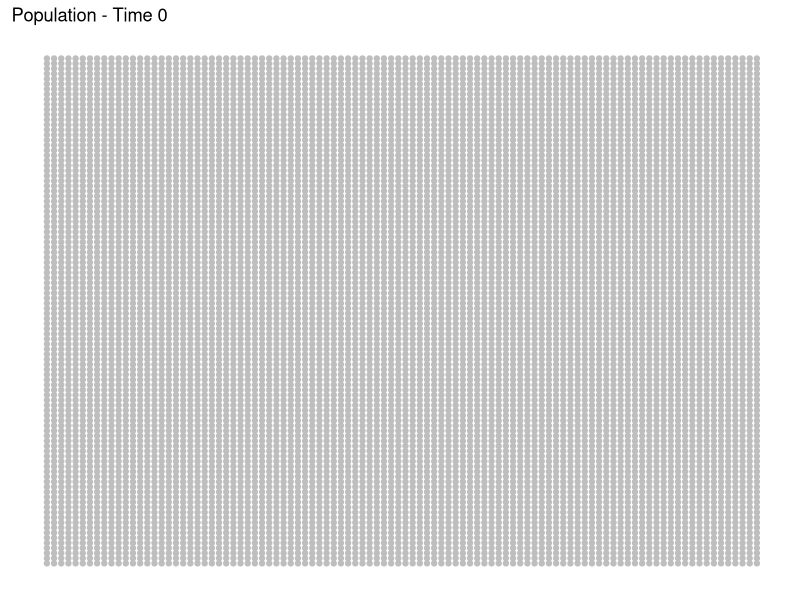
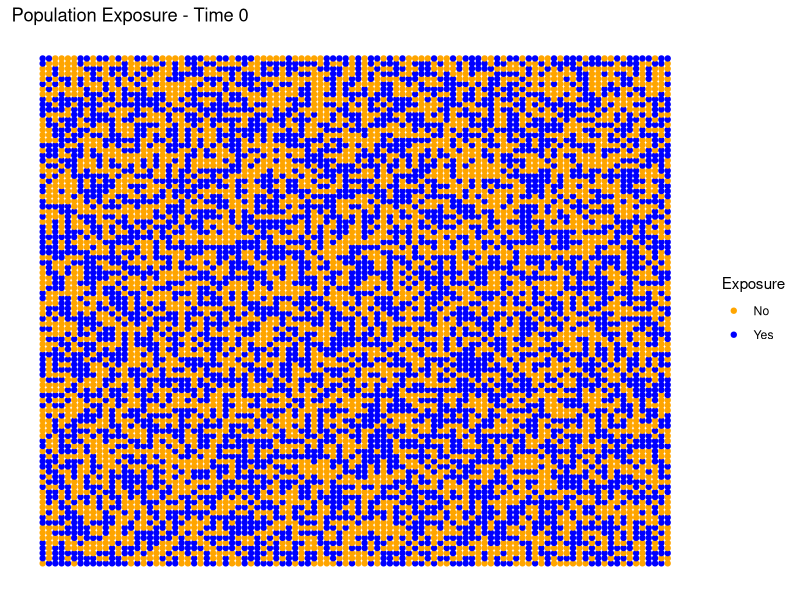
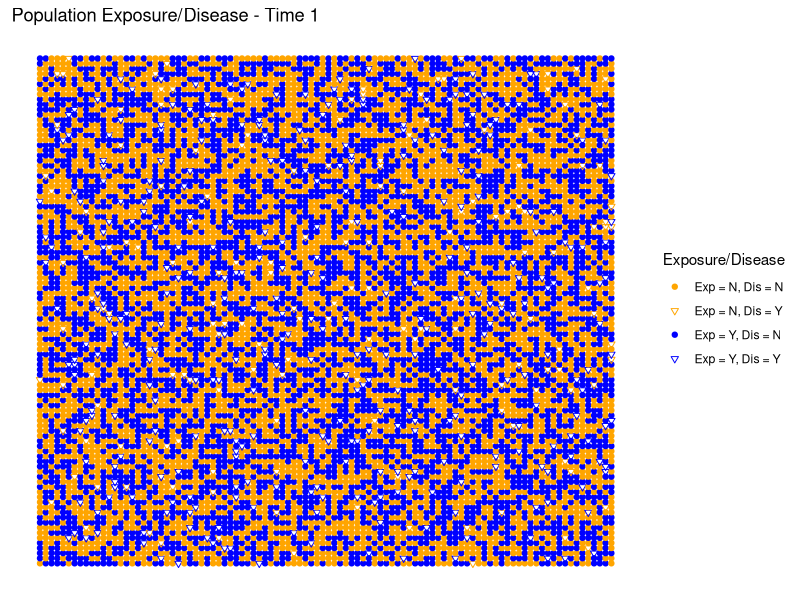

Write R code to recreate these figures, in order.
## ---- chunk 1
# tidyverse package contains dplyr and ggplot packages 
library(tidyverse) 
# broom package allows for easy output of coefficients from models
library(broom)
# setting a seed for simulations so they turn out the same each time
set.seed(987)
## ---- chunk 2
# simulation population data ----
pop_data <- data_frame(x = rep(seq(from = 1, to = 100, by =1), 100)) %>% 
  arrange(x) %>%  # sort x by ascending values
  cbind(y = rep(seq(from = 1, to = 100, by =1), 100)) 
## ---- chunk 3
# plot of population at time 0 ----
ggplot(pop_data, aes(x=x, y=y)) +
  geom_point(color = "grey") +
  # title at time 0
  ggtitle("Population - Time 0") +
  theme(panel.background = element_rect("white"),
        axis.line = element_blank(),
        axis.text = element_blank(),
        axis.title = element_blank(),
        axis.ticks = element_blank())

## ---- chunk 4
pop_data <- pop_data %>% 
  # create randomly assigned proportion of disease
  mutate(exposure = rbinom(10000, size = 1, prob = 0.5),
         exp_yn = ifelse(exposure == 1, "Yes", "No"))
## ---- chunk 5
xtabs(~ exp_yn, pop_data) # cross tabs of exposure
mean(pop_data$exposure) # proportion of exposed in source pop
## ---- chunk 6
# plot of exposure at time 0 ----
ggplot(pop_data, aes(x=x, y=y, color = exp_yn)) +
  geom_point() +
  scale_color_manual(guide = guide_legend("Exposure"), 
                     values = c("orange", "blue")) +
  # title at time 0
  ggtitle("Population Exposure - Time 0") +
  theme(panel.background = element_rect("white"),
        axis.line = element_blank(),
        axis.text = element_blank(),
        axis.title = element_blank(),
        axis.ticks = element_blank())
## ---- chunk 7
# finding the formula of the baseline disease probability I want
#1/(1+exp(-(-3.6 + 0.69))) 
# logit relationship between dis and exp
logit_form = -3.33 + 0.69*pop_data$exposure # linear combination with a bias
# define probability of disease given formula
pr = 1/(1+exp(-logit_form))   

# simulate disease
pop_data <- pop_data %>% 
  cbind(disease = rbinom(10000, size = 1, prob = pr)) %>% 
  mutate(dis_yn = ifelse(disease == 1, "Yes", "No"),
         # make 4 category exposure/disease variable
         exp_dis = as.factor(
                   ifelse(exposure == 0 & disease == 0, "Exp = N, Dis = N",
                   ifelse(exposure == 0 & disease == 1, "Exp = N, Dis = Y",
                   ifelse(exposure == 1 & disease == 0, "Exp = Y, Dis = N",
                   ifelse(exposure == 1 & disease == 1, "Exp = Y, Dis = Y", 
                          NA))))))

## ---- chunk 8
summary(pop_data$exp_dis)
# check to make sure disease in population is around ~5%
mean(pop_data$disease) 
# 2x2 table
xtabs(~exp_yn + dis_yn, pop_data)
## ---- chunk 9
# plot of population exposure/disease 
ggplot(pop_data, aes(x=x, y=y, color = exp_dis, shape = exp_dis)) +
  geom_point() +
  scale_color_manual(guide = guide_legend("Exposure/Disease"), 
                     values = c("orange", "orange", "blue", "blue")) +
  # custom shape
  scale_shape_manual(guide = guide_legend("Exposure/Disease"), 
                     values = c(19, 25, 19, 25)) + 
  # title at time 0
  ggtitle("Population Exposure/Disease - Time 1") +
  theme(panel.background = element_rect("white"),
        axis.line = element_blank(),
        axis.text = element_blank(),
        axis.title = element_blank(),
        axis.ticks = element_blank())

## ---- chunk 10
# risk ratio
risk_ratio <- (370/(370+4664))/(203/(203+4763)) 
risk_ratio

# risk difference
risk_diff <- (370/(370+4664))-(203/(203+4763)) 
risk_diff

# odds ratio
odds_ratio <- (370/4664)/(203/4763)
odds_ratio

